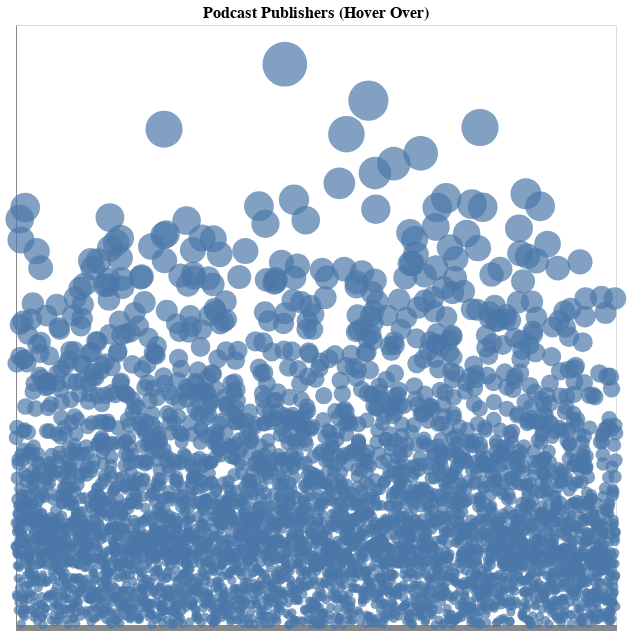

Notebook code cell kept with this figure:
### Markdown cell above
## Plot of All Publishers

### Code cell
import altair as alt
import pandas as pd
import numpy as np

# Create a scatter plot with circles to represent the categorical table
circle_table = alt.Chart(df_pub.sample(5000)).mark_circle().encode(
    x=alt.X('publisher:O', axis=alt.Axis(labels=False, title='')),
    y=alt.Y('Number of Episodes Jitter:Q', scale=alt.Scale(type='log'), axis=alt.Axis(labels=False, title='')),
    size=alt.Size('CircleSize:Q', scale=alt.Scale(range=[5, 2000]), legend=None),  # Adjust size range as needed
    #color=alt.Color('publisher:N', legend=None),
    color=alt.Color(scale=alt.Scale(scheme='blueorange-8')),
    tooltip=['publisher:N', 'Number of Episodes:Q','Number of Shows:Q']  # Add a tooltip with 'Category' and 'Value'
).properties(
    width=600,
    height=600,
    title='Podcast Publishers (Hover Over)'
).configure_title(
    fontSize=16,
    anchor='middle'
).configure_axis(
    grid=False  # Remove gridlines
).configure_axisY(
    ticks=False
)

circle_table

### Figure 1 — Vega-Lite specification as saved in the notebook (floating-point values rounded to 4 significant figures; data arrays with more than 128 entries replaced by an {"elided": "..."} marker saying what was removed)
{"config": {"view": {"continuousWidth": 300, "continuousHeight": 300}, "axis": {"grid": false}, "axisY": {"ticks": false}, "title": {"anchor": "middle", "fontSize": 16}}, "data": {"name": "data-c426d1e121969e4d58418898803f0a61"}, "mark": {"type": "circle"}, "encoding": {"color": {"scale": {"scheme": "blueorange-8"}}, "size": {"field": "CircleSize", "legend": null, "scale": {"range": [5, 2000]}, "type": "quantitative"}, "tooltip": [{"field": "publisher", "type": "nominal"}, {"field": "Number of Episodes", "type": "quantitative"}, {"field": "Number of Shows", "type": "quantitative"}], "x": {"axis": {"labels": false, "title": ""}, "field": "publisher", "type": "ordinal"}, "y": {"axis": {"labels": false, "title": ""}, "field": "Number of Episodes Jitter", "scale": {"type": "log"}, "type": "quantitative"}}, "height": 600, "title": "Podcast Publishers (Hover Over)", "width": 600, "$schema": "https://vega.github.io/schema/vega-lite/v5.15.1.json", "datasets": {"data-c426d1e121969e4d58418898803f0a61": {"elided": "5000 records"}}}
